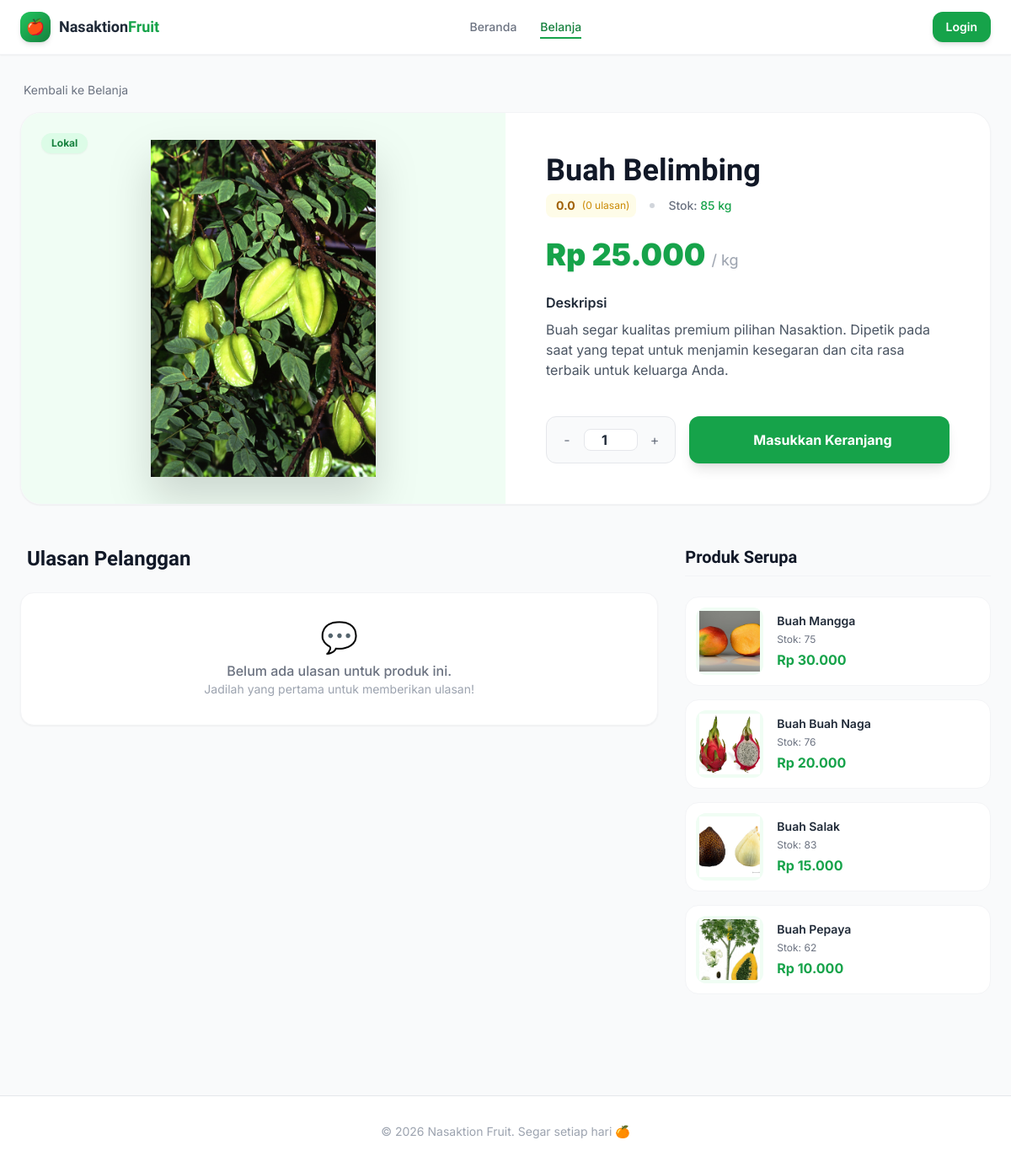
The app's page /customer/shop/product/17 with its own data.
### tables this page shows
CREATE TABLE `products` (
  `id` int UNSIGNED NOT NULL,
  `category_id` int UNSIGNED NOT NULL,
  `nama_buah` varchar(100) NOT NULL,
  `jenis` enum('Impor','Ekspor','Lokal') NOT NULL DEFAULT 'Lokal',
  `foto` varchar(255) DEFAULT NULL,
  `deskripsi` text,
  `harga_beli` decimal(15,2) NOT NULL DEFAULT '0.00',
  `harga_jual` decimal(15,2) NOT NULL DEFAULT '0.00',
  `stok` int NOT NULL DEFAULT '0',
  `satuan` varchar(20) NOT NULL DEFAULT 'kg',
  `is_active` tinyint(1) NOT NULL DEFAULT '1',
  `created_at` timestamp NULL DEFAULT CURRENT_TIMESTAMP,
  `updated_at` timestamp NULL DEFAULT CURRENT_TIMESTAMP ON UPDATE CURRENT_TIMESTAMP
);

### application/controllers/customer/Shop.php (called while the page is built, shortened)
<?php
class Shop extends CI_Controller {
    public function __construct() {
        $this->load->model('Product_model');
        $this->load->model('Category_model');
        $this->load->model('Feedback_model');
    }
    public function product($id) {
        $data['product'] = $this->Product_model->get_by_id($id);
        $data['title'] = $data['product']->nama_buah;
        $data['related'] = $this->Product_model->get_related($data['product']->category_id, $id, 4);
        $data['reviews'] = $this->Feedback_model->get_by_product($id);
        $data['avg_rating'] = $this->Feedback_model->get_product_avg_rating($id);
        $this->load->view('customer/shop/product', $data);
    }
}

### index.php (called while the page is built, shortened)
<?php
require_once BASEPATH.'core/CodeIgniter.php';

### application/models/Product_model.php (called while the page is built, shortened)
<?php
class Product_model extends CI_Model {
    public function get_by_id($id) {
        $this->db->select('p.*, c.nama_kategori');
        $this->db->from('products p');
        $this->db->join('categories c', 'c.id = p.category_id', 'left');
        $this->db->where('p.id', $id);
        return $this->db->get()->row();
    }
    public function get_related($category_id, $exclude_id, $limit = 4) {
        $this->db->select('p.*, c.nama_kategori');
        $this->db->from('products p');
        $this->db->join('categories c', 'c.id = p.category_id', 'left');
        $this->db->where('p.category_id', $category_id);
        $this->db->where('p.id !=', $exclude_id);
        $this->db->where('p.is_active', 1);
        $this->db->where('p.stok >', 0);
        $this->db->order_by('RAND()');
        $this->db->limit($limit);
        return $this->db->get()->result();
    }
}

### application/views/customer/shop/product.php (the view, shortened to what this page needs)
<?= $this->load->view('customer/layout/header', ['title'=> $title], TRUE) ?>
<div class="mb-4">
    <a href="<?= site_url('customer/shop') ?>" class="text-sm text-gray-500 hover:text-primary-600 inline-flex items-center gap-1">
        <span class="iconify" data-icon="lucide:arrow-left"></span> Kembali ke Belanja
    </a>
</div>
<div class="bg-white rounded-3xl border border-gray-100 shadow-sm overflow-hidden mb-12">
    <div class="grid grid-cols-1 md:grid-cols-2">
        <div class="bg-primary-50 min-h-[300px] md:min-h-full flex items-center justify-center p-8 relative">
            <?php if($product->foto): ?>
            <img src="<?= base_url('uploads/products/'.$product->foto) ?>" alt="<?= $product->nama_buah ?>" class="max-w-full max-h-[400px] object-contain drop-shadow-2xl hover:scale-105 transition-transform duration-500">
            <?php else: ?>
            <span class="text-9xl drop-shadow-xl">🍎</span>
            <?php endif; ?>
            <div class="absolute top-6 left-6 flex flex-col gap-2">
                <span class="text-xs font-bold px-3 py-1 rounded-full shadow-sm <?= $product->jenis=='Impor' ? 'bg-blue-100 text-blue-700' : ($product->jenis=='Ekspor' ? 'bg-purple-100 text-purple-700' : 'bg-green-100 text-green-700') ?>">
                    <?= $product->jenis ?>
                </span>
            </div>
        </div>
        <div class="p-8 md:p-12 flex flex-col justify-center">
            <h1 class="font-display font-black text-3xl md:text-4xl text-gray-900 mb-2"><?= $product->nama_buah ?></h1>
            <div class="flex items-center gap-4 mb-6">
                <div class="flex items-center gap-1 bg-yellow-50 px-2 py-1 rounded-lg">
                    <span class="text-sm font-bold text-yellow-700"><?= number_format($avg_rating ?? 0, 1) ?></span>
                    <span class="text-xs text-yellow-600 ml-1">(<?= count($reviews) ?> ulasan)</span>
                </div>
                <div class="w-1.5 h-1.5 rounded-full bg-gray-300"></div>
                <p class="text-sm text-gray-500 font-medium">Stok: <span class="<?= $product->stok>0 ? 'text-green-600':'text-red-500' ?>"><?= $product->stok ?> <?= $product->satuan ?? 'kg' ?></span></p>
            </div>
            <p class="text-4xl font-black text-primary-600 mb-6 drop-shadow-sm">Rp <?= number_format($product->harga_jual,0,',','.') ?> <span class="text-lg text-gray-400 font-normal">/ <?= $product->satuan ?? 'kg' ?></span></p>
            <div class="prose prose-sm text-gray-600 mb-8 max-w-none">
                <h4 class="text-gray-800 font-semibold mb-2">Deskripsi</h4>
                <p><?= nl2br($product->deskripsi ?? 'Buah segar kualitas premium pilihan Nasaktion. Dipetik pada saat yang tepat untuk menjamin kesegaran dan cita rasa terbaik untuk keluarga Anda.') ?></p>
            </div>
            <div class="mt-auto">
                <?php if($product->stok > 0): ?>
                <div class="flex items-center gap-4">
                    <div class="flex items-center bg-gray-50 border border-gray-200 rounded-xl p-1 h-14">
                        <button type="button" onclick="updateQty(-1)" class="w-10 h-10 flex items-center justify-center rounded-lg hover:bg-white hover:shadow-sm text-gray-500 transition-all">-</button>
                        <input type="number" id="qtyInput" value="1" min="1" max="<?= $product->stok ?>"
                               onblur="validateQty()" onkeydown="if(event.key === 'Enter') { event.preventDefault(); this.blur(); }"
                               class="w-16 text-center bg-white border border-gray-200 rounded-lg font-bold text-gray-800 focus:border-primary-500 focus:ring-2 focus:ring-primary-200 outline-none appearance-none">
                        <button type="button" onclick="updateQty(1)" class="w-10 h-10 flex items-center justify-center rounded-lg hover:bg-white hover:shadow-sm text-gray-500 transition-all">+</button>
                    </div>
                    <button type="button" onclick="addToCartDetail(<?= $product->id ?>, this)" class="flex-1 h-14 bg-primary-600 hover:bg-primary-700 text-white rounded-xl font-bold flex items-center justify-center gap-2 transition-all shadow-lg hover:shadow-primary-300 active:scale-[0.98]">
                        <span class="iconify text-xl" data-icon="lucide:shopping-cart"></span> Masukkan Keranjang
                    </button>
                </div>
                <?php else: ?>
                <div class="h-14 bg-gray-100 rounded-xl flex items-center justify-center text-gray-500 font-bold border border-gray-200 cursor-not-allowed">
                    Mohon Maaf, Stok Sedang Habis
                </div>
                <?php endif; ?>
            </div>
        </div>
    </div>
</div>
<div class="grid grid-cols-1 lg:grid-cols-3 gap-8 mb-12">
    <div class="lg:col-span-2">
        <h3 class="font-display font-bold text-2xl text-gray-900 mb-6 flex items-center gap-2">
            <span class="iconify text-yellow-500" data-icon="lucide:message-square"></span> Ulasan Pelanggan
        </h3>
        <?php if(!empty($reviews)): ?>
        <div class="space-y-4">
            <?php foreach($reviews as $r): ?>
            <div class="bg-white p-5 rounded-2xl border border-gray-100 shadow-sm">
                <div class="flex items-center justify-between mb-3">
                    <div class="flex items-center gap-3">
                        <div class="w-10 h-10 bg-primary-100 rounded-full flex items-center justify-center text-primary-700 font-bold">
                            <?= substr($r->nama ?? 'A', 0, 1) ?>
                        </div>
                        <div>
                            <p class="text-sm font-semibold text-gray-800"><?= $r->nama ?? 'Anonim' ?></p>
                            <p class="text-xs text-gray-400"><?= date('d M Y', strtotime($r->created_at)) ?></p>
                        </div>
                    </div>
                    <div class="flex gap-0.5">
                        <?php for($i=1; $i<=5; $i++): ?>
                        <span class="text-sm <?= $i <= $r->rating ? 'text-yellow-400' : 'text-gray-200' ?>">★</span>
                        <?php endfor; ?>
                    </div>
                </div>
                <p class="text-sm text-gray-600 leading-relaxed"><?= nl2br($r->isi_ulasan) ?></p>
                <?php if($r->balasan_admin): ?>
                <div class="mt-4 bg-gray-50 rounded-xl p-4 border-l-4 border-primary-500">
                    <p class="text-xs font-bold text-gray-700 mb-1">Balasan Admin:</p>
                    <p class="text-sm text-gray-600"><?= nl2br($r->balasan_admin) ?></p>
                </div>
                <?php endif; ?>
            </div>
            <?php endforeach; ?>
        </div>
        <?php else: ?>
        <div class="bg-white p-8 rounded-2xl border border-gray-100 text-center shadow-sm">
            <span class="text-4xl mb-2 block">💬</span>
            <p class="text-gray-500 font-medium">Belum ada ulasan untuk produk ini.</p>
            <p class="text-sm text-gray-400">Jadilah yang pertama untuk memberikan ulasan!</p>
        </div>
        <?php endif; ?>
    </div>
    <div>
        <h3 class="font-display font-bold text-xl text-gray-900 mb-6 pb-2 border-b border-gray-100">Produk Serupa</h3>
        <?php if(!empty($related)): ?>
        <div class="flex flex-col gap-4">
            <?php foreach($related as $rel): ?>
            <a href="<?= site_url('customer/shop/product/'.$rel->id) ?>" class="flex items-center gap-4 bg-white p-3 rounded-2xl border border-gray-100 hover:border-primary-200 hover:shadow-md transition-all group">
                <div class="w-20 h-20 bg-primary-50 rounded-xl flex items-center justify-center p-1 flex-shrink-0 overflow-hidden">
                    <?php if($rel->foto): ?>
                    <img src="<?= base_url('uploads/products/'.$rel->foto) ?>" class="w-full h-full object-cover group-hover:scale-110 transition-transform">
                    <?php else: ?>
                    <span class="text-3xl">🍎</span>
                    <?php endif; ?>
                </div>
                <div class="flex-1">
                    <h4 class="text-sm font-semibold text-gray-800 line-clamp-2 mb-1 group-hover:text-primary-600 transition-colors"><?= $rel->nama_buah ?></h4>
                    <p class="text-xs text-gray-500 mb-1">Stok: <?= $rel->stok ?></p>
                    <p class="font-bold text-primary-600">Rp <?= number_format($rel->harga_jual,0,',','.') ?></p>
                </div>
            </a>
            <?php endforeach; ?>
        </div>
        <?php else: ?>
        <p class="text-sm text-gray-500 italic bg-gray-50 p-4 rounded-xl text-center">Belum ada produk serupa.</p>
        <?php endif; ?>
    </div>
</div>
<?= $this->load->view('customer/layout/footer', [], TRUE) ?>

### application/views/customer/layout/header.php (style rules this page uses)
body { font-family: 'Inter', sans-serif; }
.font-display { font-family: 'Sora', sans-serif; }
html { overflow-y: scroll; }

### records on screen
products: foto (picture), jenis "Lokal", nama_buah "Buah Belimbing", stok "85", satuan "kg", harga_jual "25.000", deskripsi "Buah segar kualitas premium pilihan Nasaktion. Dipetik pada saat yang tepat untuk menjamin kesegaran dan cita rasa terbaik untuk keluarga Anda.", stok "1"
products: foto (picture), nama_buah "Buah Mangga", stok "75", harga_jual "30.000"
products: foto (picture), nama_buah "Buah Buah Naga", stok "76", harga_jual "20.000"
products: foto (picture), nama_buah "Buah Salak", stok "83", harga_jual "15.000"
products: foto (picture), nama_buah "Buah Pepaya", stok "62", harga_jual "10.000"

### other values on screen
$avg_rating "0.0"
count($reviews) "0"
